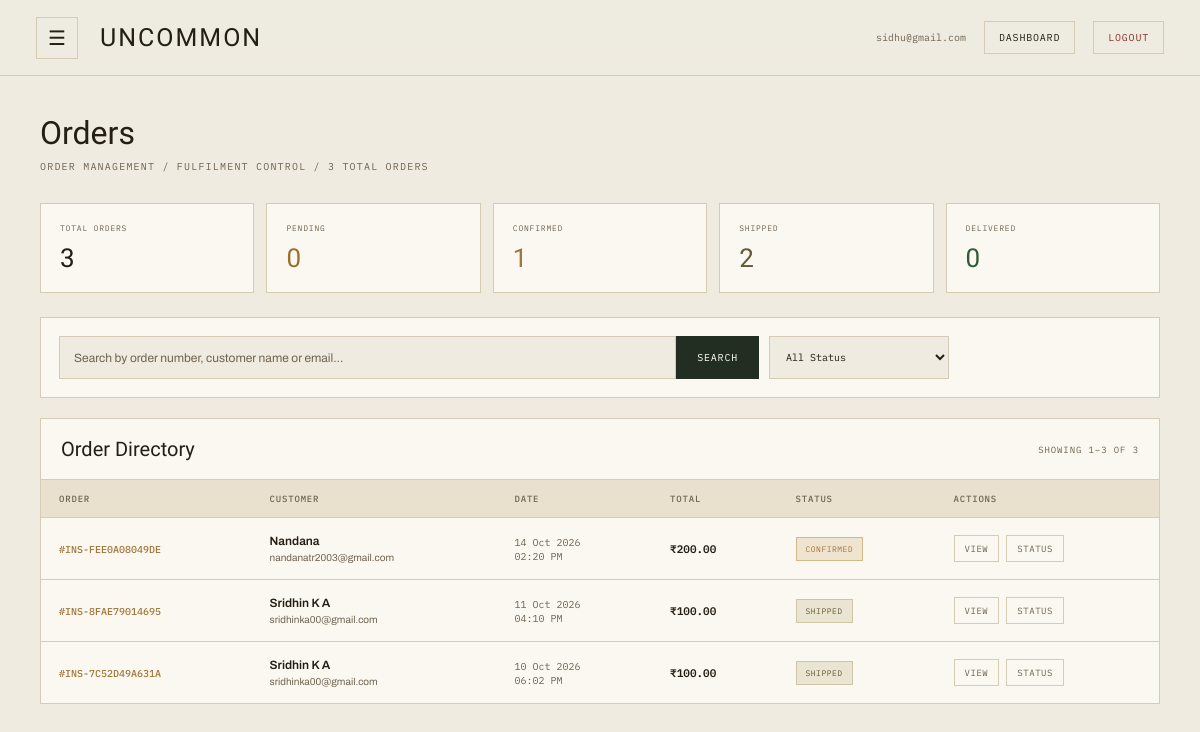
The page /admin_panel/orders/ (signed in) on the database as committed earlier.
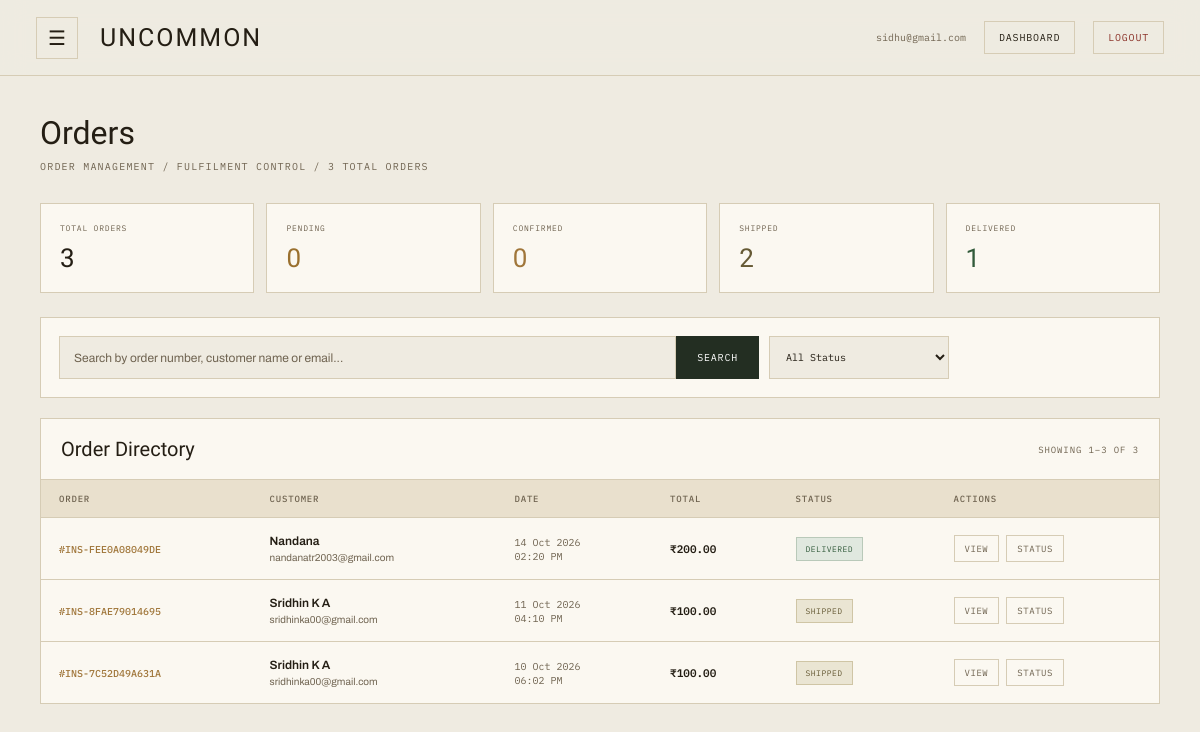
The same page on the database as committed later.
### customer/models.py (models this page shows, shortened)
class Order(models.Model):
    STATUS_CHOICES = [
        ("PENDING", "Pending"),
        ("CONFIRMED", "Confirmed"),
        ("SHIPPED", "Shipped"),
        ("DELIVERED", "Delivered"),
        ("CANCELLED", "Cancelled"),
    ]
    customer = models.ForeignKey(
        Customer,
        on_delete=models.CASCADE,
        related_name="orders",
    )
    order_number = models.CharField(max_length=30, unique=True)
    total_amount = models.DecimalField(max_digits=10, decimal_places=2)
    status = models.CharField(
        max_length=20,
        choices=STATUS_CHOICES,
        default="PENDING",
    )
    shipping_address = models.TextField()
    created_at = models.DateTimeField(auto_now_add=True)
    updated_at = models.DateTimeField(auto_now=True)

class Customer(models.Model):
    name = models.CharField(max_length=100)
    email = models.EmailField(unique=True)
    phone = models.CharField(max_length=20)
    username = models.CharField(max_length=100, unique=True)
    password = models.CharField(max_length=255)

### admin_panel/views.py (the view)
# urls.py: path('orders/', view_orders, name='view_orders'),
def view_orders(request):
    if 'admin' not in request.session:
        return redirect('home')
    admin = get_object_or_404(
        Admin,
        id=request.session['admin']
    )
    orders = Order.objects.select_related(
        'customer'
    ).prefetch_related(
        'items__product'
    ).all().order_by('-created_at')
    search = request.GET.get('search', '').strip()
    if search:
        orders = orders.filter(
            Q(order_number__icontains=search) |
            Q(customer__name__icontains=search) |
            Q(customer__email__icontains=search)
        )
    status = request.GET.get('status', '').strip()
    valid_statuses = [
        'PENDING',
        'CONFIRMED',
        'SHIPPED',
        'DELIVERED',
        'CANCELLED'
    ]
    if status in valid_statuses:
        orders = orders.filter(
            status=status
        )
    total_orders = Order.objects.count()
    pending_orders = Order.objects.filter(
        status='PENDING'
    ).count()
    confirmed_orders = Order.objects.filter(
        status='CONFIRMED'
    ).count()
    shipped_orders = Order.objects.filter(
        status='SHIPPED'
    ).count()
    delivered_orders = Order.objects.filter(
        status='DELIVERED'
    ).count()
    cancelled_orders = Order.objects.filter(
        status='CANCELLED'
    ).count()
    paginator = Paginator(
        orders,
        10
    )
    page_obj = paginator.get_page(
        request.GET.get('page')
    )
    order_items_data = {}
    for order in page_obj:
        items = []
        for item in order.items.all():
            items.append({
                'product': item.product.product_name,
                'quantity': item.quantity,
                'price': float(item.price),
                'total': float(
                    item.price * item.quantity
                )
            })
        order_items_data[str(order.id)] = items
    return render(
        request,
        'admin_panel/orders.html',
        {
            'admin': admin,
            'page_obj': page_obj,
            'search': search,
            'status': status,
            'total_orders': total_orders,
            'pending_orders': pending_orders,
            'confirmed_orders': confirmed_orders,
            'shipped_orders': shipped_orders,
            'delivered_orders': delivered_orders,
            'cancelled_orders': cancelled_orders,
            'order_items_json': json.dumps(
                order_items_data
            ),
        }
    )

### templates/admin_panel/orders.html (shortened to what the changed rows need)
{% load static %}
<!DOCTYPE html>
<html lang="en">
<head>
</head>
<body>
<main>
    <section class="page-header">
        <h1 class="page-title">
            Orders
        </h1>
    </section>
    <section class="stats-grid">
        <div class="stat-card stat-confirmed">
            <div class="stat-label">
                Confirmed
            </div>
            <div class="stat-value">
                {{ confirmed_orders }}
            </div>
        </div>
        <div class="stat-card stat-delivered">
            <div class="stat-label">
                Delivered
            </div>
            <div class="stat-value">
                {{ delivered_orders }}
            </div>
        </div>
    </section>
    <section class="table-card">
        {% if page_obj.object_list %}
            <div class="table-wrapper">
                <table>
                    <thead>
                        <tr>
                            <th>
                                Order
                            </th>
                            <th>
                                Customer
                            </th>
                            <th>
                                Date
                            </th>
                            <th>
                                Total
                            </th>
                            <th>
                                Status
                            </th>
                            <th>
                                Actions
                            </th>
                        </tr>
                    </thead>
                    <tbody>
                        {% for order in page_obj %}
                            <tr>
                                <td>
                                    <span class="order-id">
                                        #{{ order.order_number }}
                                    </span>
                                </td>
                                <td>
                                    <div class="customer-name">
                                        {{ order.customer.name }}
                                    </div>
                                    <div class="customer-email">
                                        {{ order.customer.email }}
                                    </div>
                                </td>
                                <td>
                                    <span class="order-date">
                                        {{ order.created_at|date:"d M Y" }}
                                        <br>
                                        {{ order.created_at|date:"h:i A" }}
                                    </span>
                                </td>
                                <td>
                                    <span class="order-amount">
                                        ₹{{ order.total_amount }}
                                    </span>
                                </td>
                                <td>
                                    <span
                                        class="status-badge
                                        {% if order.status == 'PENDING' %}
                                            status-pending
                                        {% elif order.status == 'CONFIRMED' %}
                                            status-confirmed
                                        {% elif order.status == 'SHIPPED' %}
                                            status-shipped
                                        {% elif order.status == 'DELIVERED' %}
                                            status-delivered
                                        {% elif order.status == 'CANCELLED' %}
                                            status-cancelled
                                        {% endif %}
                                        "
                                    >
                                        {{ order.get_status_display }}
                                    </span>
                                </td>
                                <td>
                                    <div class="action-group">
                                        <button
                                            type="button"
                                            class="action-btn view-btn"
                                            data-id="{{ order.order_number }}"
                                            data-customer="{{ order.customer.name }}"
                                            data-email="{{ order.customer.email }}"
                                            data-phone="{{ order.customer.phone }}"
                                            data-total="{{ order.total_amount }}"
                                            data-status="{{ order.status }}"
                                            data-status-display="{{ order.get_status_display }}"
                                            data-address="{{ order.shipping_address }}"
                                            data-date="{{ order.created_at|date:'d M Y, h:i A' }}"
                                            onclick="openViewModal(this)"
                                        >
                                            View
                                        </button>
                                        <button
                                            type="button"
                                            class="action-btn status-btn"
                                            data-url="{% url 'update_order_status' order.id %}"
                                            data-order="{{ order.order_number }}"
                                            data-status="{{ order.status }}"
                                            data-status-display="{{ order.get_status_display }}"
                                            onclick="openStatusModal(this)"
                                        >
                                            Status
                                        </button>
                                    </div>
                                </td>
                            </tr>
                        {% endfor %}
                    </tbody>
                </table>
            </div>
        {% endif %}
    </section>
</main>
</body>
</html>

Rows that differ between the two databases and show on the page:
changed Order "INS-FEE0A08049DE": status "CONFIRMED" → "DELIVERED"
Other text that changed with them:
{{ confirmed_orders }}: "1" → "0"
{{ delivered_orders }}: "0" → "1"
